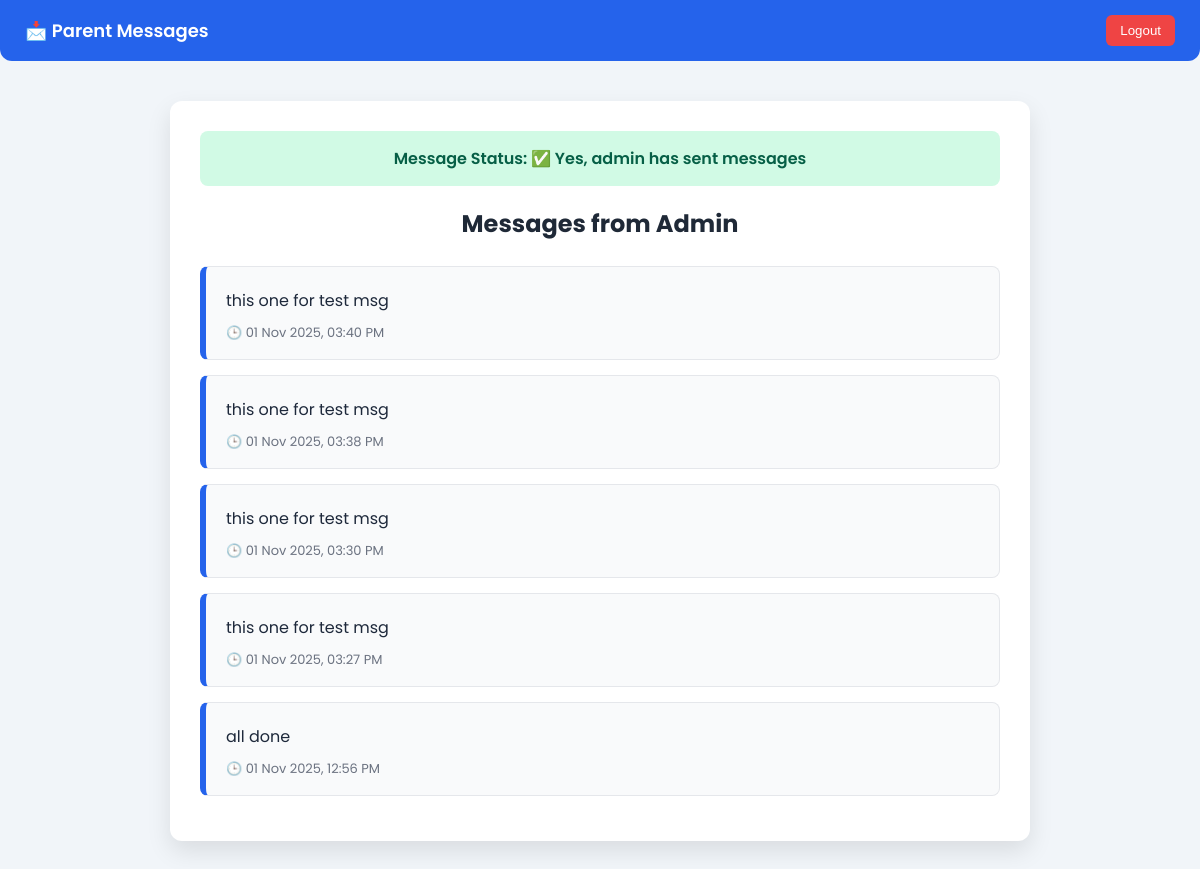
The page /parent/message.php (signed in) on the database its author committed.
### tables this page shows
CREATE TABLE `messages` (
  `id` int(11) NOT NULL,
  `applicant_id` int(11) NOT NULL,
  `sender` varchar(50) NOT NULL,
  `receiver` varchar(50) NOT NULL,
  `subject` varchar(255) DEFAULT NULL,
  `message` text NOT NULL,
  `created_at` timestamp NOT NULL DEFAULT current_timestamp()
);

### parent/message.php (the view, shortened to what this page needs)
<?php
include '../db.php';
$userId = $_SESSION['user_id'];
$stmt = $conn->prepare("SELECT id FROM application_info WHERE user_id = ?");
$stmt->bind_param("i", $userId);
$stmt->execute();
$stmt->bind_result($appId);
$stmt = $conn->prepare("SELECT * FROM messages WHERE applicant_id = ? ORDER BY created_at DESC");
$stmt->bind_param("i", $appId);
$stmt->execute();
$result = $stmt->get_result();
$messages = $result->fetch_all(MYSQLI_ASSOC);
$hasMessages = count($messages) > 0;
?>
<!DOCTYPE html>
<html lang="en">
<head>
</head>
<body>
<div class="topbar">
  <div>📩 Parent Messages</div>
  <form action="../logout.php" method="post" style="margin:0;">
    <button class="btn-logout" type="submit">Logout</button>
  </form>
</div>
<div class="container">
  <?php if ($hasMessages): ?>
    <div class="status-box status-yes">Message Status: ✅ Yes, admin has sent messages</div>
  <?php else: ?>
    <div class="status-box status-no">Message Status: ❌ No messages from admin yet</div>
  <?php endif; ?>
  <h2>Messages from Admin</h2>
  <?php if ($hasMessages): ?>
    <?php foreach ($messages as $msg): ?>
      <div class="message">
        <p><?= htmlspecialchars($msg['message']) ?></p>
        <small>🕒 <?= htmlspecialchars(date("d M Y, h:i A", strtotime($msg['created_at']))) ?></small>
      </div>
    <?php endforeach; ?>
  <?php else: ?>
    <div class="no-msg">No messages from admin yet.</div>
  <?php endif; ?>
</div>
</body>
</html>

### parent/message.php (style rules this page uses)
body { font-family: 'Poppins', sans-serif; background: #f1f5f9; margin: 0; padding: 0; }
.container { max-width: 800px; margin: 40px auto; background: #fff; border-radius: 12px; box-shadow: 0 10px 25px rgba(0,0,0,0.1); padding: 30px; }
h2 { text-align: center; color: #1f2937; margin-bottom: 25px; }
.message { border: 1px solid #e5e7eb; border-left: 6px solid #2563eb; border-radius: 8px; padding: 15px 20px; margin-bottom: 15px; background: #f9fafb; transition: 0.2s; }
.message p { margin: 6px 0; color: #1e293b; }
.message small { color: #6b7280; font-size: 13px; }
.topbar { background: #2563eb; color: #fff; padding: 15px 25px; font-size: 18px; font-weight: 600; border-radius: 0 0 12px 12px; display: flex; justify-content: space-between; align-items: center; }
.btn-logout { background: #ef4444; color: #fff; border: none; border-radius: 6px; padding: 8px 14px; cursor: pointer; font-weight: 500; }
.status-box { text-align: center; padding: 15px; margin-bottom: 20px; border-radius: 8px; font-weight: 600; }
.status-yes { background: #d1fae5; color: #065f46; }

### rows shown on the page
messages: message "this one for test msg", created_at "01 Nov 2025, 03:40 PM"
messages: message "this one for test msg", created_at "01 Nov 2025, 03:38 PM"
messages: message "this one for test msg", created_at "01 Nov 2025, 03:30 PM"
messages: message "this one for test msg", created_at "01 Nov 2025, 03:27 PM"
messages: message "all done", created_at "01 Nov 2025, 12:56 PM"
